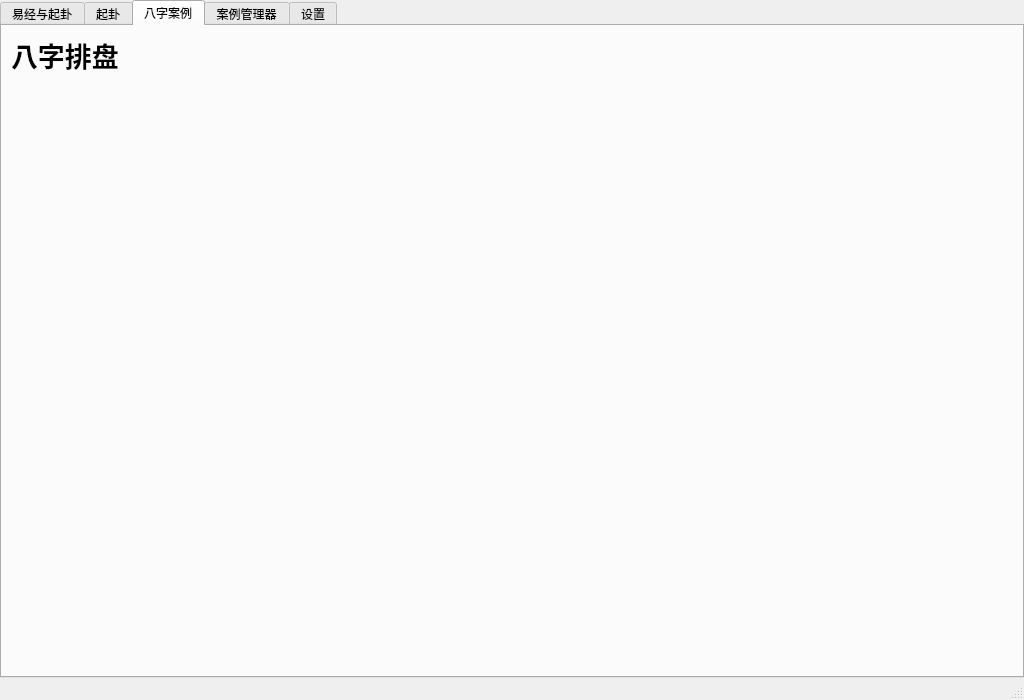
<?xml version="1.0" encoding="UTF-8"?>
<ui version="4.0">
 <class>MainWindow</class>
 <widget class="QMainWindow" name="MainWindow">
  <property name="geometry">
   <rect>
    <x>0</x>
    <y>0</y>
    <width>1024</width>
    <height>700</height>
   </rect>
  </property>
  <property name="windowTitle">
   <string>ZhouyiUnity - 周易算命</string>
  </property>
  <widget class="QWidget" name="centralwidget">
   <layout class="QVBoxLayout" name="verticalLayout">
    <property name="spacing">
     <number>0</number>
    </property>
    <property name="leftMargin">
     <number>0</number>
    </property>
    <property name="topMargin">
     <number>0</number>
    </property>
    <property name="rightMargin">
     <number>0</number>
    </property>
    <property name="bottomMargin">
     <number>0</number>
    </property>
    <item>
     <widget class="QTabWidget" name="mainTab">
      <property name="currentIndex">
       <number>2</number>
      </property>
      <widget class="QWidget" name="tab_yijing">
       <attribute name="title">
        <string>易经与起卦</string>
       </attribute>
       <layout class="QVBoxLayout" name="layout_yijing">
        <property name="spacing">
         <number>0</number>
        </property>
        <property name="leftMargin">
         <number>0</number>
        </property>
        <property name="topMargin">
         <number>0</number>
        </property>
        <property name="rightMargin">
         <number>0</number>
        </property>
        <property name="bottomMargin">
         <number>0</number>
        </property>
       </layout>
      </widget>
      <widget class="QWidget" name="tab_qigua">
       <attribute name="title">
        <string>起卦</string>
       </attribute>
       <layout class="QVBoxLayout" name="layout_qigua">
        <property name="spacing">
         <number>0</number>
        </property>
        <property name="leftMargin">
         <number>0</number>
        </property>
        <property name="topMargin">
         <number>0</number>
        </property>
        <property name="rightMargin">
         <number>0</number>
        </property>
        <property name="bottomMargin">
         <number>0</number>
        </property>
       </layout>
      </widget>
      <widget class="QWidget" name="tab_bazi">
       <attribute name="title">
        <string>八字案例</string>
       </attribute>
       <layout class="QVBoxLayout" name="layout_bazi">
        <item>
         <widget class="QLabel" name="label_bazi_title">
          <property name="font">
           <font>
            <pointsize>20</pointsize>
            <bold>true</bold>
           </font>
          </property>
          <property name="text">
           <string>八字排盘</string>
          </property>
         </widget>
        </item>
        <item>
         <spacer name="spacer_bazi">
          <property name="orientation">
           <enum>Qt::Orientation::Vertical</enum>
          </property>
          <property name="sizeHint" stdset="0">
           <size>
            <width>20</width>
            <height>600</height>
           </size>
          </property>
         </spacer>
        </item>
       </layout>
      </widget>
      <widget class="QWidget" name="tab_cases">
       <attribute name="title">
        <string>案例管理器</string>
       </attribute>
       <layout class="QVBoxLayout" name="layout_cases">
        <item>
         <widget class="QLabel" name="label_cases_title">
          <property name="font">
           <font>
            <pointsize>20</pointsize>
            <bold>true</bold>
           </font>
          </property>
          <property name="text">
           <string>起卦案例管理器</string>
          </property>
         </widget>
        </item>
        <item>
         <spacer name="spacer_cases">
          <property name="orientation">
           <enum>Qt::Orientation::Vertical</enum>
          </property>
          <property name="sizeHint" stdset="0">
           <size>
            <width>20</width>
            <height>600</height>
           </size>
          </property>
         </spacer>
        </item>
       </layout>
      </widget>
      <widget class="QWidget" name="tab_settings">
       <attribute name="title">
        <string>设置</string>
       </attribute>
       <layout class="QVBoxLayout" name="layout_settings_root">
        <property name="spacing">
         <number>0</number>
        </property>
        <property name="leftMargin">
         <number>0</number>
        </property>
        <property name="topMargin">
         <number>0</number>
        </property>
        <property name="rightMargin">
         <number>0</number>
        </property>
        <property name="bottomMargin">
         <number>0</number>
        </property>
       </layout>
      </widget>
     </widget>
    </item>
   </layout>
  </widget>
  <widget class="QMenuBar" name="menubar">
   <property name="geometry">
    <rect>
     <x>0</x>
     <y>0</y>
     <width>1024</width>
     <height>34</height>
    </rect>
   </property>
  </widget>
  <widget class="QStatusBar" name="statusbar"/>
 </widget>
 <resources/>
 <connections/>
</ui>
